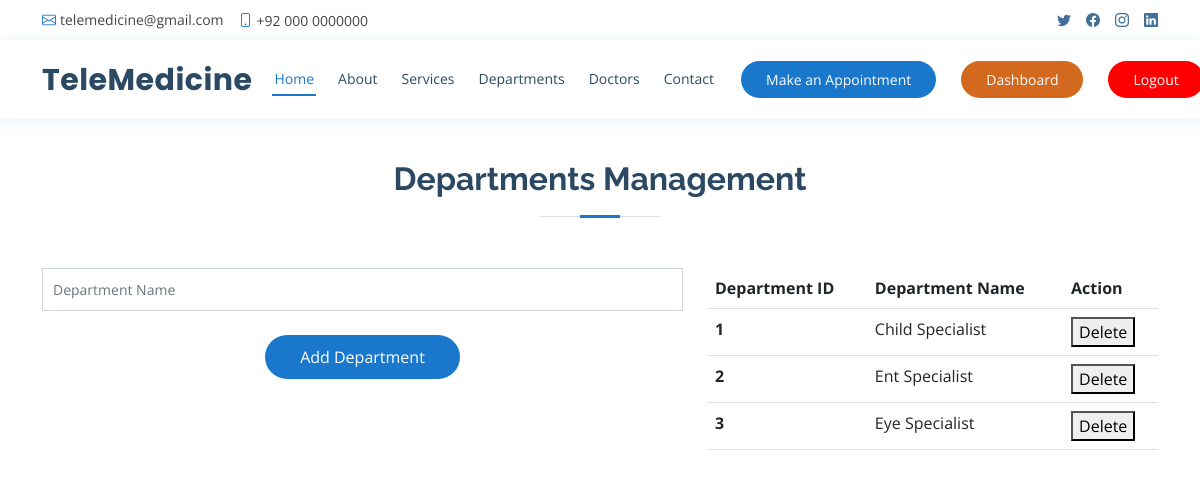
The page /admin/departments.php (signed in) on the database its author committed.
### tables this page shows
CREATE TABLE `departments` (
  `department_id` int(11) NOT NULL,
  `department_name` varchar(1000) NOT NULL DEFAULT ''
);

### admin/departments.php (the view, shortened to what this page needs)
<?php include"header.php"; ?>
	<main id="main">
    <section id="appointment" class="appointment"  style="margin-top: 100px;">
      <div class="container">
        <div class="section-title">
          <h2>Departments Management</h2>
        </div>
		<div class="row">
			<div class="col-md-7">
			 <form action="../includes/functions.php" method="post" role="form" class="php-email-form">
          <div class="row">
           <div class="col-md-12 form-group mt-3 mt-md-0">
              <input type="text" class="form-control" name="department_name" id="department_name" placeholder="Department Name" required>
            </div>
          <div class="text-center"><button type="submit" name="adddepartment">Add Department</button></div>
        </form>
		</div>
		</div>
			<div class="col-md-5">
				<table class="table">
					  <thead>
						<tr>
						  <th scope="col">Department ID</th>
						  <th scope="col">Department Name</th>
						  <th scope="col">Action</th>
						</tr>
					  </thead>
					  <tbody>
						<?php
						include('../includes/connect.php');
						$sql="select * from departments Order By department_name ASC";
						$result=mysqli_query($conn,$sql);
						$rowcount=mysqli_num_rows($result);
						if($rowcount>0){
						while($row = mysqli_fetch_array($result, MYSQLI_ASSOC)){
						?>
						<tr id="department<?php echo $row['department_id']; ?>">
						  <th scope="row"><?php echo $row['department_id']; ?></th>
						  <td><?php echo $row['department_name']; ?></td>
						  <td><button onclick="deletedepartment(<?php echo $row['department_id']; ?>)">Delete</button></td>
						</tr>
						<?php
						}
						}else{
							?>
							<tr id="user<?php echo $row['user_id']; ?>">
								<td colspan="7" style="color:red; font-weight:bold">Records Not Found.</td>
							</tr>
							<?php
						}
						?>
					  </tbody>
					</table>
			</div>
		</div>
    </section>
  </main>
</body>
</html>

### assets/css/style.css (style rules this page uses)
body { font-family: "Open Sans", sans-serif; color: #444444; }
h1, h2, h3, h4, h5, h6 { font-family: "Raleway", sans-serif; }
section { padding: 60px 0; overflow: hidden; }
.section-title { text-align: center; padding-bottom: 30px; }
.section-title h2 { font-size: 32px; font-weight: bold; margin-bottom: 20px; padding-bottom: 20px; position: relative; color: #2c4964; }
.section-title h2::before { content: ""; position: absolute; display: block; width: 120px; height: 1px; background: #ddd; bottom: 1px; left: calc(50% - 60px); }
.section-title h2::after { content: ""; position: absolute; display: block; width: 40px; height: 3px; background: #1977cc; bottom: 0; left: calc(50% - 20px); }
.appointment .php-email-form { width: 100%; }
.appointment .php-email-form .form-group { padding-bottom: 8px; }
.appointment .php-email-form input, .appointment .php-email-form textarea, .appointment .php-email-form select { border-radius: 0; box-shadow: none; font-size: 14px; padding: 10px !important; }
.appointment .php-email-form button[type=submit] { background: #1977cc; border: 0; padding: 10px 35px; color: #fff; transition: 0.4s; border-radius: 50px; }

### rows shown on the page
departments: department_id "1", department_name "Child Specialist"
departments: department_id "2", department_name "Ent Specialist"
departments: department_id "3", department_name "Eye Specialist"
